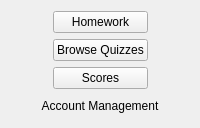
      <widget class="QWidget" name="student_main_menu_page">
       <layout class="QVBoxLayout" name="verticalLayout_6">
        <item>
         <layout class="QHBoxLayout" name="horizontalLayout_4">
          <item>
           <spacer name="horizontalSpacer_7">
            <property name="orientation">
             <enum>Qt::Horizontal</enum>
            </property>
            <property name="sizeHint" stdset="0">
             <size>
              <width>0</width>
              <height>0</height>
             </size>
            </property>
           </spacer>
          </item>
          <item>
           <layout class="QVBoxLayout" name="verticalLayout_10">
            <item>
             <widget class="QPushButton" name="student_main_menu_homework_button">
              <property name="text">
               <string>Homework</string>
              </property>
             </widget>
            </item>
            <item>
             <widget class="QPushButton" name="student_main_menu_browse_quizzes_button">
              <property name="text">
               <string>Browse Quizzes</string>
              </property>
             </widget>
            </item>
            <item>
             <widget class="QPushButton" name="student_main_menu_previous_scores_button">
              <property name="text">
               <string>Scores</string>
              </property>
             </widget>
            </item>
           </layout>
          </item>
          <item>
           <spacer name="horizontalSpacer_8">
            <property name="orientation">
             <enum>Qt::Horizontal</enum>
            </property>
            <property name="sizeHint" stdset="0">
             <size>
              <width>0</width>
              <height>0</height>
             </size>
            </property>
           </spacer>
          </item>
         </layout>
        </item>
        <item>
         <spacer name="verticalSpacer_2">
          <property name="orientation">
           <enum>Qt::Vertical</enum>
          </property>
          <property name="sizeHint" stdset="0">
           <size>
            <width>0</width>
            <height>0</height>
           </size>
          </property>
         </spacer>
        </item>
        <item>
         <layout class="QHBoxLayout" name="horizontalLayout_33">
          <item>
           <spacer name="horizontalSpacer_21">
            <property name="orientation">
             <enum>Qt::Horizontal</enum>
            </property>
            <property name="sizeHint" stdset="0">
             <size>
              <width>0</width>
              <height>0</height>
             </size>
            </property>
           </spacer>
          </item>
          <item>
           <widget class="QPushButton" name="student_main_menu_account_management_button">
            <property name="text">
             <string>Account Management</string>
            </property>
            <property name="flat">
             <bool>true</bool>
            </property>
           </widget>
          </item>
          <item>
           <spacer name="horizontalSpacer_22">
            <property name="orientation">
             <enum>Qt::Horizontal</enum>
            </property>
            <property name="sizeHint" stdset="0">
             <size>
              <width>0</width>
              <height>0</height>
             </size>
            </property>
           </spacer>
          </item>
         </layout>
        </item>
       </layout>
      </widget>
